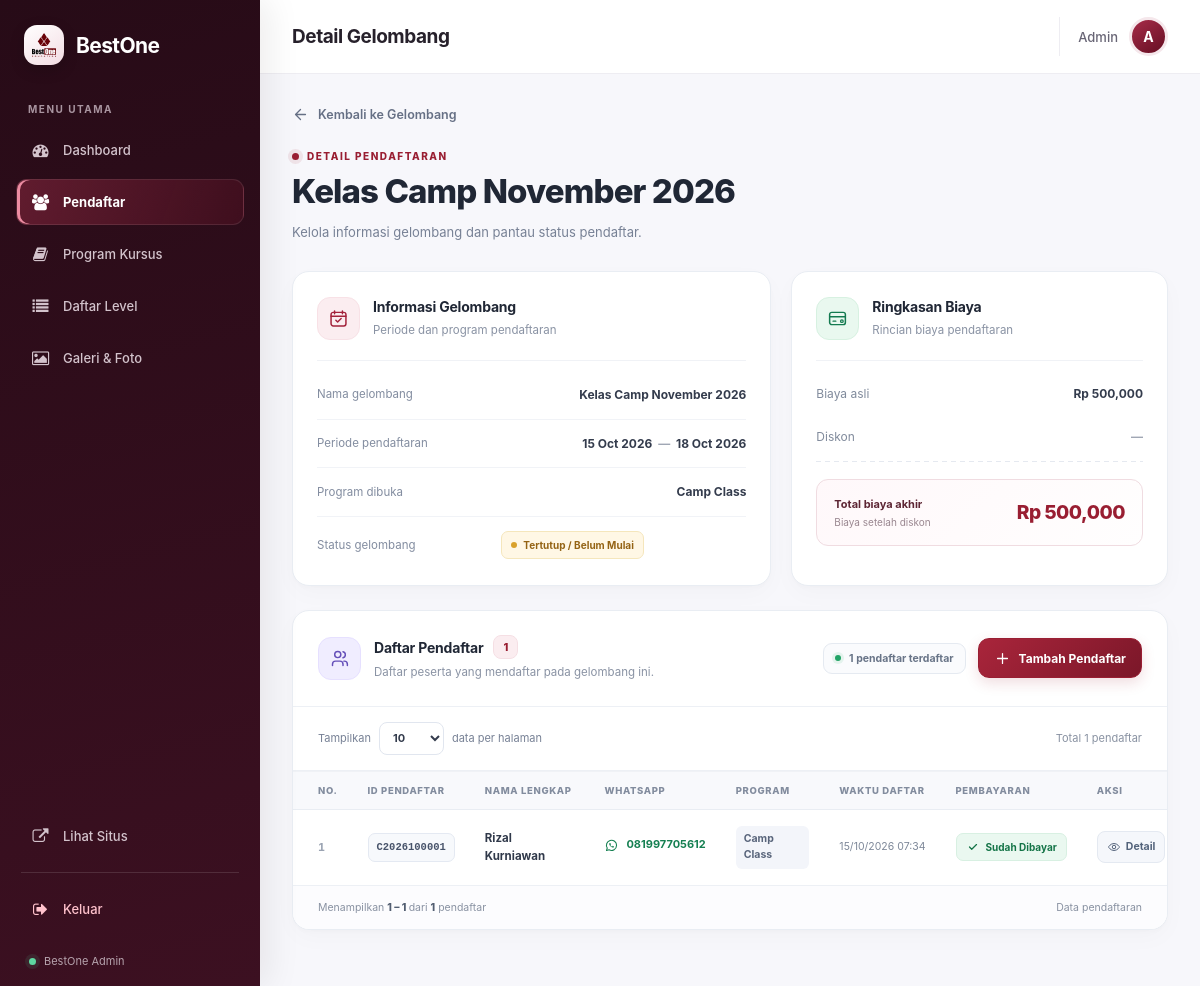
Before: /admin/pendaftar/detail/2 (signed in) with the older database file.
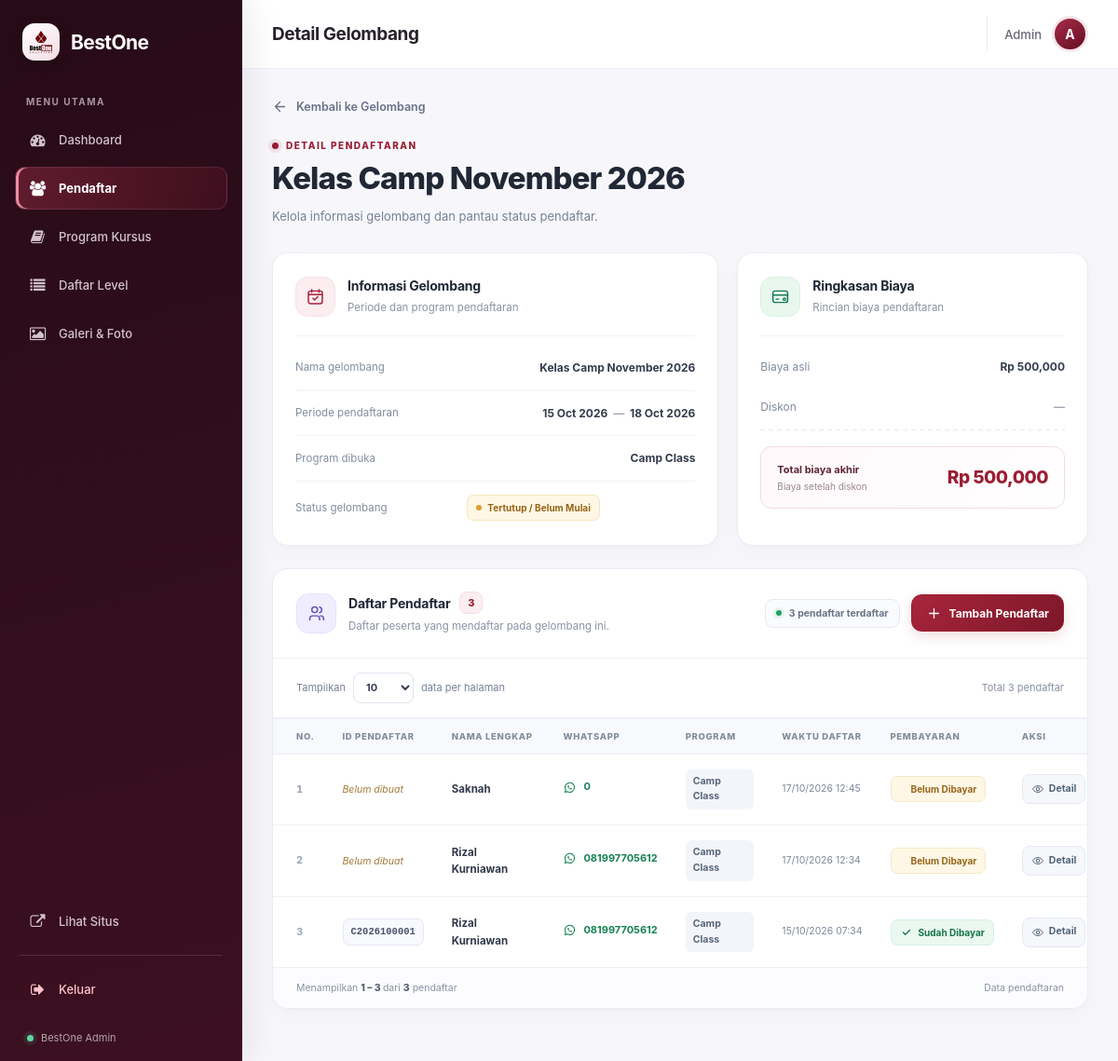
After: the same page with the newer database file.
### models/database.py (models this page shows, shortened)
class Periode(db.Model):
    __tablename__ = 'periode'
    id = db.Column(db.Integer, primary_key=True)
    nama = db.Column(db.String(100), nullable=False)
    mulai = db.Column(db.DateTime)
    selesai = db.Column(db.DateTime)
    kelas_mulai = db.Column(db.DateTime)
    program_dibuka = db.Column(db.String(255))
    level_dibuka = db.Column(db.Text, nullable=True)
    biaya = db.Column(db.Integer)
    diskon = db.Column(db.Integer)
    link_grup_wa = db.Column(db.String(255))
    dibuat_pada = db.Column(db.DateTime, default=db.func.now())
    pendaftar = db.relationship('Pendaftar', backref='periode', lazy=True, cascade='all, delete-orphan')
    @property
    def biaya_akhir(self):
        if not self.biaya:
            return 0
        if not self.diskon:
            return self.biaya
        return int(self.biaya * (100 - self.diskon) / 100)
    @property
    def sedang_aktif(self):
        from datetime import datetime
        sekarang = datetime.now()
        if self.mulai and self.selesai:
            return self.mulai <= sekarang <= self.selesai
        if self.mulai:
            return sekarang >= self.mulai
        if self.selesai:
            return sekarang <= self.selesai
        return False

class Pendaftar(db.Model):
    __tablename__ = 'pendaftar'
    id = db.Column(db.Integer, primary_key=True)
    periode_id = db.Column(db.Integer, db.ForeignKey('periode.id'), nullable=False)
    nama = db.Column(db.String(100), nullable=False)
    whatsapp = db.Column(db.String(20))
    program = db.Column(db.String(100))
    level = db.Column(db.String(20), nullable=True)
    email = db.Column(db.String(100), nullable=True)
    alamat = db.Column(db.Text, nullable=True)
    jenis_kelamin = db.Column(db.String(10))
    tempat_lahir = db.Column(db.String(100))
    tanggal_lahir = db.Column(db.Date)
    nomor_identitas = db.Column(db.String(50))
    telepon = db.Column(db.String(20))
    provinsi = db.Column(db.String(100))
    kabupaten = db.Column(db.String(100))
    kecamatan = db.Column(db.String(100))
    kelurahan = db.Column(db.String(100))
    pendidikan = db.Column(db.String(50))
    tujuan_belajar = db.Column(db.String(50))
    sumber_info = db.Column(db.String(50))
    catatan = db.Column(db.Text, nullable=True)
    waktu_daftar = db.Column(db.DateTime, default=db.func.now())
    status = db.Column(db.String(20), default='Baru')
    id_pendaftar = db.Column(db.String(20), unique=True)
    sudah_bayar = db.Column(db.Boolean, default=False)

### routes/admin/pendaftar.py (the view)
@pendaftar_bp.route('/pendaftar/detail/<int:periode_id>')
def detail(periode_id):
    cek = cek_login()
    if cek:
        return cek
    periode = Periode.query.get_or_404(periode_id)
    page = request.args.get('page', 1, type=int)
    per_page = request.args.get('per_page', 10, type=int)
    pilihan_per_page = [10, 15, 25, 50, 100]
    if per_page not in pilihan_per_page:
        per_page = 10
    query = Pendaftar.query.filter_by(
        periode_id=periode.id
    ).order_by(
        Pendaftar.waktu_daftar.desc()
    )
    pagination = query.paginate(
        page=page,
        per_page=per_page,
        error_out=False
    )
    return render_template(
        'admin/detail_pendaftar.html',
        halaman='pendaftar',
        periode=periode,
        daftar_pendaftar=pagination.items,
        pagination=pagination,
        per_page=per_page,
        pilihan_per_page=pilihan_per_page
    )

### templates/admin/detail_pendaftar.html (shortened to what this page needs)
{% extends "admin/base_admin.html" %}
{% block judul_halaman %}Detail Gelombang{% endblock %}
{% block isi %}
<div class="detail-gelombang">
  <header class="dg-header">
    <div class="dg-header-kiri">
      <a href="{{ url_for('admin_pendaftar.pendaftar') }}" class="dg-btn-kembali">
        <svg viewBox="0 0 24 24" fill="none" aria-hidden="true">
          <path d="M19 12H5M12 19l-7-7 7-7"
                stroke="currentColor" stroke-width="1.8"
                stroke-linecap="round" stroke-linejoin="round"/>
        </svg>
        <span>Kembali ke Gelombang</span>
      </a>
      <div class="dg-judul-wrapper">
        <div class="dg-eyebrow">
          <span class="dg-eyebrow-dot"></span>
          DETAIL PENDAFTARAN
        </div>
        <h1>{{ periode.nama }}</h1>
        <p>Kelola informasi gelombang dan pantau status pendaftar.</p>
      </div>
    </div>
  </header>
  <section class="dg-ringkasan">
    <article class="dg-card dg-card-info">
      <div class="dg-card-heading">
        <div class="dg-card-icon dg-icon-merah">
        </div>
        <div>
          <h2>Informasi Gelombang</h2>
          <p>Periode dan program pendaftaran</p>
        </div>
      </div>
      <div class="dg-info-list">
        <div class="dg-info-row">
          <span class="dg-info-label">Nama gelombang</span>
          <strong class="dg-info-value">{{ periode.nama }}</strong>
        </div>
        <div class="dg-info-row">
          <span class="dg-info-label">Periode pendaftaran</span>
          <strong class="dg-info-value">
            {% if periode.mulai and periode.selesai %}
              {{ periode.mulai.strftime('%d %b %Y') }}
              <span class="dg-sampai">—</span>
              {{ periode.selesai.strftime('%d %b %Y') }}
            {% else %}
              —
            {% endif %}
          </strong>
        </div>
        <div class="dg-info-row">
          <span class="dg-info-label">Program dibuka</span>
          <strong class="dg-info-value">{{ periode.program_dibuka }}</strong>
        </div>
        <div class="dg-info-row dg-info-row-status">
          <span class="dg-info-label">Status gelombang</span>
          {% if periode.sedang_aktif %}
            <span class="dg-badge dg-badge-aktif">
              <span class="dg-status-dot"></span>
              Sedang Dibuka
            </span>
          {% else %}
            <span class="dg-badge dg-badge-tutup">
              <span class="dg-status-dot"></span>
              Tertutup / Belum Mulai
            </span>
          {% endif %}
        </div>
      </div>
    </article>
    <article class="dg-card dg-card-biaya">
      <div class="dg-card-heading">
        <div class="dg-card-icon dg-icon-hijau">
        </div>
        <div>
          <h2>Ringkasan Biaya</h2>
          <p>Rincian biaya pendaftaran</p>
        </div>
      </div>
      <div class="dg-biaya-list">
        <div class="dg-biaya-row">
          <span>Biaya asli</span>
          <strong>Rp {{ "{:,}".format(periode.biaya or 0) }}</strong>
        </div>
        <div class="dg-biaya-row">
          <span>Diskon</span>
          {% if periode.diskon %}
            <span class="dg-diskon">-{{ periode.diskon }}%</span>
          {% else %}
            <strong class="dg-nilai-netral">—</strong>
          {% endif %}
        </div>
        <div class="dg-biaya-pemisah"></div>
        <div class="dg-biaya-total">
          <div>
            <span>Total biaya akhir</span>
            <small>Biaya setelah diskon</small>
          </div>
          <strong>Rp {{ "{:,}".format(periode.biaya_akhir) }}</strong>
        </div>
      </div>
    </article>
  </section>
  <section class="dg-card dg-card-pendaftar">
    <div class="dg-pendaftar-heading">
      <div class="dg-pendaftar-title">
        <div class="dg-card-icon dg-icon-ungu">
        </div>
        <div>
          <div class="dg-pendaftar-title-line">
            <h2>Daftar Pendaftar</h2>
            <span class="dg-count">{{ pagination.total }}</span>
          </div>
          <p>Daftar peserta yang mendaftar pada gelombang ini.</p>
        </div>
      </div>
      <div class="dg-pendaftar-header-actions">
        <div class="dg-total-pendaftar">
          <span class="dg-total-dot"></span>
          {{ pagination.total }} pendaftar terdaftar
        </div>
        <a
          href="{{ url_for('admin_pendaftar.tambah_manual', periode_id=periode.id) }}"
          class="dg-btn-tambah-pendaftar"
        >
          <svg viewBox="0 0 24 24" fill="none" aria-hidden="true">
            <path
              d="M12 5v14M5 12h14"
              stroke="currentColor"
              stroke-width="1.8"
              stroke-linecap="round"
            />
          </svg>
          <span>Tambah Pendaftar</span>
        </a>
      </div>
    </div>
    <div class="dg-pagination-toolbar">
      <div class="dg-pagination-info">
        Tampilkan
        <form method="GET"
              action="{{ request.path }}"
              class="dg-per-page-form">
          <select name="per_page"
                  aria-label="Jumlah data per halaman"
                  onchange="this.form.submit()">
            {% for jumlah in pilihan_per_page %}
              <option value="{{ jumlah }}"
                      {% if per_page == jumlah %}selected{% endif %}>
                {{ jumlah }}
              </option>
            {% endfor %}
          </select>
        </form>
        data per halaman
      </div>
      <div class="dg-pagination-total">
        Total {{ pagination.total }} pendaftar
      </div>
    </div>
    <div class="dg-tabel-scroll">
      <table class="dg-tabel">
        <thead>
          <tr>
            <th class="dg-th-no">No.</th>
            <th>ID Pendaftar</th>
            <th>Nama Lengkap</th>
            <th>WhatsApp</th>
            <th>Program</th>
            <th>Waktu Daftar</th>
            <th>Pembayaran</th>
            <th class="dg-th-aksi">Aksi</th>
          </tr>
        </thead>
        <tbody>
          {% if daftar_pendaftar %}
            {% for p in daftar_pendaftar %}
            <tr>
              <td class="dg-nomor">
                {{ (pagination.page - 1) * pagination.per_page + loop.index }}
              </td>
              <td>
                {% if p.sudah_bayar %}
                  <span class="dg-id-pendaftar">{{ p.id_pendaftar }}</span>
                {% else %}
                  <span class="dg-id-belum">Belum dibuat</span>
                {% endif %}
              </td>
              <td>
                <div class="dg-nama-pendaftar">{{ p.nama }}</div>
              </td>
              <td>
                <a href="https://wa.me/{{ p.whatsapp | replace('-','') | replace(' ','') }}"
                   target="_blank"
                   rel="noopener noreferrer"
                   class="dg-link-wa">
                  {{ p.whatsapp }}
                </a>
              </td>
              <td>
                <span class="dg-program">{{ p.program }}</span>
              </td>
              <td class="dg-waktu">
                {{ p.waktu_daftar.strftime('%d/%m/%Y %H:%M') if p.waktu_daftar else '-' }}
              </td>
              <td>
                {% if p.sudah_bayar %}
                  <span class="dg-badge dg-badge-lunas">
                    <svg viewBox="0 0 20 20" fill="none" aria-hidden="true">
                      <path d="m5 10 3.2 3.2L15 6.5"
                            stroke="currentColor" stroke-width="1.8"
                            stroke-linecap="round" stroke-linejoin="round"/>
                    </svg>
                    Sudah Dibayar
                  </span>
                {% else %}
                  <span class="dg-badge dg-badge-menunggu">
                    <span class="dg-status-dot"></span>
                    Belum Dibayar
                  </span>
                {% endif %}
              </td>
              <td class="dg-aksi">
                <div class="dg-aksi-group">
                  <a href="{{ url_for(
                                'admin_pendaftar.detail_data',
                                pendaftar_id=p.id
                            ) }}"
                    class="dg-btn-aksi dg-btn-detail"
                    title="Detail gelombang"
                    aria-label="Detail gelombang">
                    <svg viewBox="0 0 24 24" fill="none" aria-hidden="true">
                      <path d="M2.5 12s3.5-6 9.5-6 9.5 6 9.5 6-3.5 6-9.5 6-9.5-6-9.5-6Z"
                            stroke="currentColor" stroke-width="1.7"
                            stroke-linejoin="round"/>
                      <circle cx="12" cy="12" r="3"
                              stroke="currentColor" stroke-width="1.7"/>
                    </svg>
                    <span>Detail</span>
                  </a>
                </div>
              </td>
            </tr>
            {% endfor %}
          {% endif %}
        </tbody>
      </table>
    </div>
    <footer class="dg-tabel-footer">
      <span>
        Menampilkan
        <strong>
          {% if pagination.total > 0 %}
            {{ (pagination.page - 1) * pagination.per_page + 1 }}
            –
            {{ (pagination.page - 1) * pagination.per_page
              + pagination.items|length }}
          {% else %}
            0
          {% endif %}
        </strong>
        dari <strong>{{ pagination.total }}</strong> pendaftar
      </span>
      <span class="dg-footer-secure">
        Data pendaftaran
      </span>
    </footer>
  </section>
</div>
{% endblock %}

### templates/admin/base_admin.html (shortened to what this page needs)
<!DOCTYPE html>
<html lang="id">
<head>
  <link rel="stylesheet" href="https://cdnjs.cloudflare.com/ajax/libs/font-awesome/4.7.0/css/font-awesome.min.css">
  <link rel="stylesheet" href="{{ url_for('static', filename='css/admin/base.css') }}">
</head>
<body>
  <div class="admin-wrapper">
    <aside class="sidebar" id="sidebar">
      <div class="sidebar-inner">
        <a href="{{ url_for('admin_dashboard.dashboard') }}" class="sidebar-logo">
          <span class="logo-mark"><img src="{{ url_for('static', filename='img/logo.png') }}" alt="Logo BestOne"></span>
          <span class="logo-text">BestOne</span>
        </a>
        <div class="sidebar-label">MENU UTAMA</div>
        <nav class="sidebar-menu">
          <ul>
            <li>
              <a href="{{ url_for('admin_dashboard.dashboard') }}"
                class="menu-link {% if halaman == 'dashboard' %}aktif{% endif %}">
                <i class="fa fa-tachometer"></i>
                <span>Dashboard</span>
              </a>
            </li>
            <li>
              <a href="{{ url_for('admin_pendaftar.pendaftar') }}"
                class="menu-link {% if halaman == 'pendaftar' %}aktif{% endif %}">
                <i class="fa fa-users"></i>
                <span>Pendaftar</span>
              </a>
            </li>
            <li>
              <a href="{{ url_for('admin_program.daftar_program') }}"
                class="menu-link {% if halaman == 'program' %}aktif{% endif %}">
                <i class="fa fa-book"></i>
                <span>Program Kursus</span>
              </a>
            </li>
            <li>
              <a href="{{ url_for('admin_level.daftar_level') }}"
                class="menu-link {% if halaman == 'daftar_level' %}aktif{% endif %}">
                <i class="fa fa-list"></i>
                <span>Daftar Level</span>
              </a>
            </li>
            <li>
              <a href="#" class="menu-link">
                <i class="fa fa-picture-o"></i>
                <span>Galeri &amp; Foto</span>
              </a>
            </li>
          </ul>
        </nav>
        <div class="sidebar-footer">
          <a href="/" class="menu-link">
            <i class="fa fa-external-link"></i>
            <span>Lihat Situs</span>
          </a>
          <div class="sidebar-divider"></div>
          <a href="{{ url_for('login.login') }}" class="menu-link keluar">
            <i class="fa fa-sign-out"></i>
            <span>Keluar</span>
          </a>
          <div class="sidebar-version">
            <span class="status-dot"></span>
            BestOne Admin
          </div>
        </div>
      </div>
    </aside>
    <div class="konten-wrapper">
      <header class="header-atas">
        <div class="header-inner">
          <h2 class="judul-halaman">{% block judul_halaman %}Dashboard{% endblock %}</h2>
          <div class="admin-info">
            <span class="admin-nama">Admin</span>
            <div class="admin-avatar">A</div>
          </div>
        </div>
      </header>
      <main class="isi-halaman">
        {% block isi %}{% endblock %}
      </main>
    </div>
  </div>
</body>
</html>

Changed rows visible on the page:
added Pendaftar: page "1", sudah_bayar "Belum dibuat", nama "Saknah", whatsapp "0", program "Camp Class", waktu_daftar "17/10/2026 12:45"
added Pendaftar: (pagination.page-1)*pagination.per_page+loop.index "2", sudah_bayar "Belum dibuat", nama "Rizal Kurniawan", whatsapp "081997705612", program "Camp Class", waktu_daftar "17/10/2026 12:34"
computed for Pendaftar (number 3 of 3 on the later page): page "1" → "3"
Other visible differences:
{{ pagination.total }}: "1" → "3"
text no longer shown: "1"
text now shown: "3"
